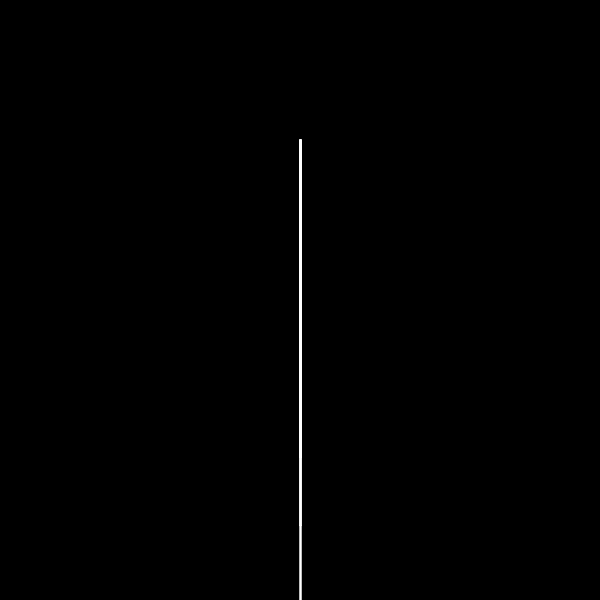
Frame 1 (no input)
Frame 60 (the mouse pressed at the canvas centre just before this capture): identical to frame 1, image omitted
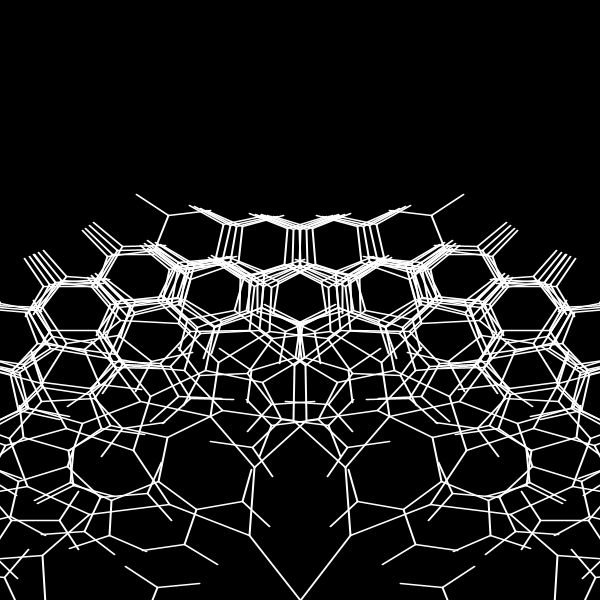
Frame 120 (the mouse held since frame 60 and released just before this capture)

The Processing sketch that drew these frames (run headless with seeded random() and noise(); from frame 60 on, the mouse is pressed at the canvas centre):

// Processing sketch: processing_173247
// ── processing_173247.pde

void setup(){  
    size(600,600);  
}  
  
void draw(){  
    background(0);  
    smooth();  
    fill(255,100);  
    stroke(255);  
    translate(width/2, height);  
   scale(2.0,-1.5);  
    line(0,0,0,-1);  
      
    
    tree( radians(mouseX/10), 50, 1);   
}  
  
void tree( float angle, float length, int branch){  
      
    if(branch < 10 ){  
        pushMatrix();  
        rotate(angle);  
        line(0,0, 0, length);  
        translate(0, length);  
        
        tree( angle * 1.1, length * .9, branch+1);  
        popMatrix();  
          
        pushMatrix();  
        rotate(-angle);  
        line(0,0, 0, length);  
        translate(0, length);  
     
        tree( angle * 1.1, length * .9, branch+1);  
        popMatrix();  
    }  
}  
